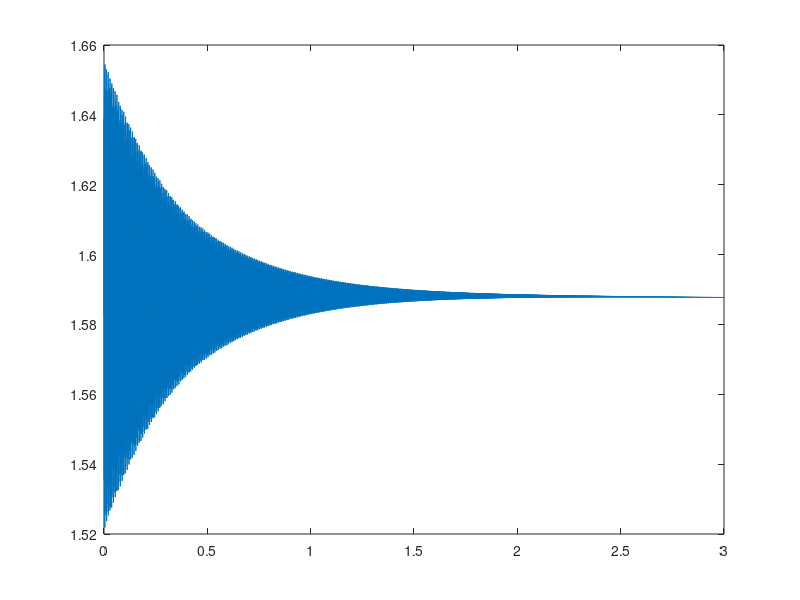
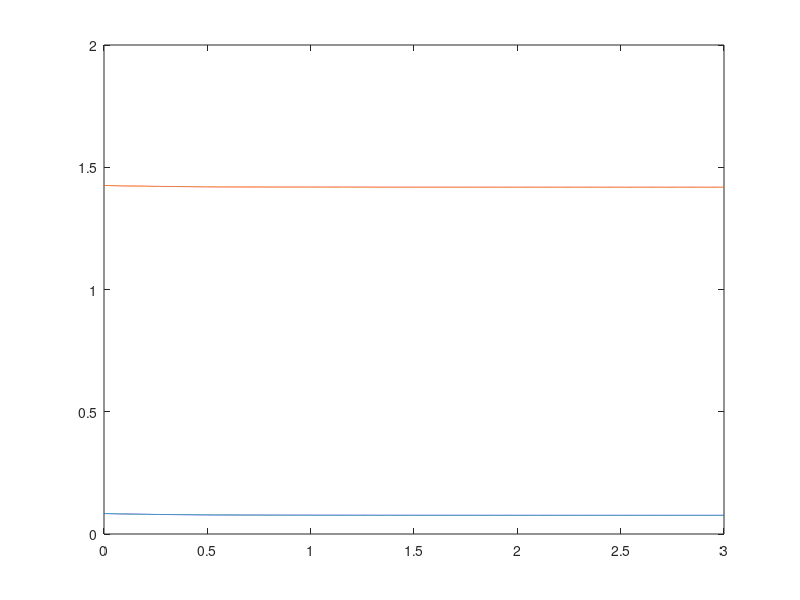
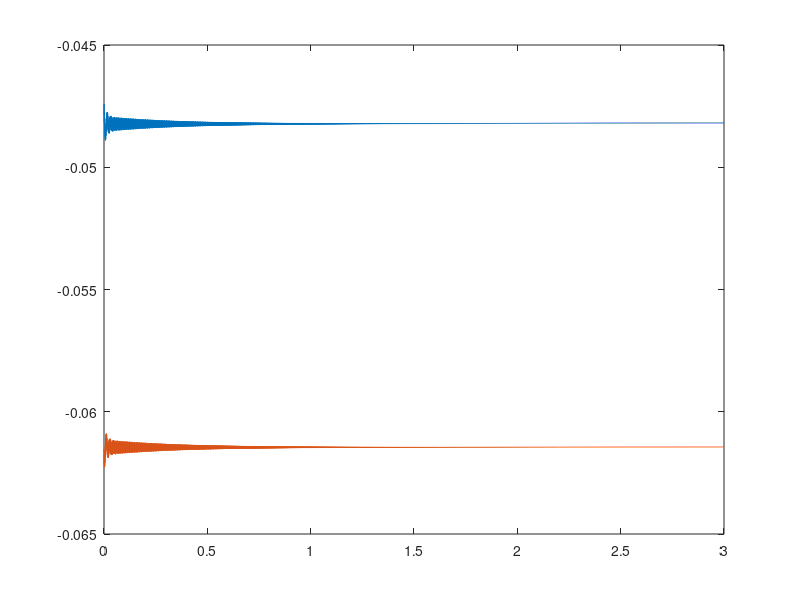

These charts were generated, in order, by the following MATLAB code:
function SimulatePVMoreStates
Rf = 0.0069;
Lf = 0.9425;

Cf = 0.0921;
Cdc = Cf;

Rc = Rf; Lc = Lf;

RL = 3.66815*1.00;
LL = 20;

PPV = 0.875; QPV = 0.5; 
PL = 0.98*PPV; QL = 1.02*QPV;

omega0 = 1; wb = 377;
iPV = 0.9773;
CTL = 0.01;
x0 = randn(17,1);
x0 = [0.0847043
    1.42649
    12006.8
    1.11178
   -1.21282
 -0.0319973
 -0.0546715
    1.09819
   -1.13938
    46.9994
    364.983
 -0.0478067
 -0.0616154];
%    -209.898
%    -1.53414
%    -4947.95
%   -0.127711];
tic
[t,x] = ode45(@RunPVLoad,[0,3],x0);
time = toc

    function dx = RunPVLoad(t,x)
        iFd = x(1);
        iFq = x(2);
        vDC = x(3);
        vOutd = x(4);
        vOutq = x(5);
        iOutd = x(6);
        iOutq = x(7);
        vBD = x(8);
        vBQ = x(9);
        phid = x(10);
        phiq = x(11);
%         gammad = x(12);
%         gammaq = x(13);
        iLD = x(12);
        iLQ = x(13);
%         dVInt = x(14);
%         omegaInt = x(15);
%         PInt = x(16);
%         delta = x(17);
        
        t
        
        delta = 0;
        Ts = [cos(delta) -sin(delta); 
            sin(delta) cos(delta)];
        Tsinv = inv(Ts);
        vLocal = Tsinv*[vBD;vBQ];
        
        vBd = vLocal(1); vBq = vLocal(2);
        iGlobal = Ts*[iOutd;iOutq];
        iOutD = iGlobal(1); iOutQ = iGlobal(2);
        
        P = vBD*iOutD+vBQ*iOutQ;
        Q = vBQ*iOutQ-vBQ*iOutQ;
        
        PL = vBD*iLD+vBQ*iLQ;
        Pdc = vDC*iPV;
        
%         omega = 1;
%         omega_ref = 1-0.2*(P-PL);
%         alpha1 = (omega-omega_ref)+omegaInt;
%         alpha2 = (1.0*P - Pdc)+PInt;
%         alpha_ref = (1*alpha1+ 1*alpha2)/2;
%         
%         Vt = sqrt(vOutd^2 + vOutq^2);
%         Vt_ref = 1.1;
        
%         Vc_ref =( (Vt_ref-Vt)+dVInt+1)*Vt;
        Vc_ref = 1.1; alpha_ref = 0.01;
        vOutd_ref = Vc_ref*cos(alpha_ref);
        vOutq_ref = Vc_ref*sin(alpha_ref);
        
%         Kpc = 0.04; Kic = 0.5;
        Kpv = 400; Kiv = 0.00000001;
%             Kpc = 1; Kic = 1; Kpv = 1; Kiv = 1;
%         vOutd_ref = 1.1; vOutq_ref = 0;
        
%         %Outer Voltage control
%         iFd_ref = iOutd - omega0*Cf*vOutq + Kpv*(vOutd_ref - vOutd) + Kiv*(phid);
%         iFq_ref = iOutq + omega0*Cf*vOutd + Kpv*(vOutq_ref - vOutq) + Kiv*(phiq);
%         % Current control
%         vInd_ref = 0*vOutd-omega0*Lf*iFq + Kpc*(iFd_ref-iFd) + Kic*gammad;
%         vInq_ref = 0*vOutq+omega0*Lf*iFd + Kpc*(iFq_ref-iFq) + Kic*gammaq;
%         
        %Outer Voltage control
        iFd_ref = iOutd - omega0*Cf*vOutq + Kpv*(vOutd_ref - vOutd) + Kiv*(phid);
        iFq_ref = iOutq + omega0*Cf*vOutd + Kpv*(vOutq_ref - vOutq) + Kiv*(phiq);
        % Current control
        vInd_ref = vOutd-omega0*Lf*iFq + Rf/Lf*(iFd_ref);% + Kic*gammad;
        vInq_ref = vOutq+omega0*Lf*iFd + Rf/Lf*(iFq_ref);% + Kic*gammaq;
        

%Physical switches input
        ud = vInd_ref/vDC; uq = vInq_ref/vDC;
        vInd = vDC*ud; vInq = vDC*uq;
%         vInd = vInd_ref; vInq = vInq_ref;
        %PV inverter filter dynamics
        diFddt = -Rf/Lf*(iFd-iFd_ref);%-Rf*iFd/Lf + (vInd - vOutd)/Lf + omega0*iFq;
        diFqdt = -Rf/Lf*(iFd-iFd_ref);%-Rf*iFq/Lf + (vInq - vOutq)/Lf - omega0*iFd;
        dvDCdt = (iPV - (iFd*ud + iFq*uq))/Cdc;% - vDC/(100*Rf);
        
        %Coupling capacitor dynamics
        dvOutddt = Kpv*Cf*(vOutd_ref - vOutd) + Kiv*Cf*(phid);%omega0*vOutq + (iFd-iOutd)/Cf;
        dvOutqdt = Kpv*Cf*(vOutd_ref - vOutd) + Kiv*Cf*(phiq);%-omega0*vOutd + (iFq-iOutq)/Cf;

        %Coupling inductor dynamics
        diOutddt = -Rc*iOutd/Lc + (vOutd-vBd)/Lc + omega0*iOutq;
        diOutqdt = -Rc*iOutq/Lc + (vOutq-vBq)/Lc - omega0*iOutd;
        
        %Integral gain equations
        dphiddt = vOutd_ref-vOutd;
        dphiqdt = vOutq_ref-vOutq;
        
%         dgammaddt = iFd_ref - iFd;
%         dgammaqdt = iFq_ref - iFq;
        %Transmission line bus dynamics
        dvBDdt = omega0*vBQ + (iOutD-iLD)/CTL;
        dvBQdt = -omega0*vBD + (iOutQ-iLQ)/CTL;

%         RL = PL*vT2/(PL^2 + QL^2); LL = QL*vT2/(PL^2 + QL^2);
        diLDdt = -RL*iLD/LL + vBD/LL + omega0*iLQ;
        diLQdt = -RL*iLQ/LL + vBQ/LL - omega0*iLD;
        
%         dVIntdt = Vt-Vt_ref;
%         domegaIntdt = omega-omega_ref;
%         dPIntdt = P-Pdc;
%         ddeltadt = omega-omega_ref;
        
        dx = wb*[diFddt; diFqdt;dvDCdt;dvOutddt;dvOutqdt;...
        diOutddt; diOutqdt; dvBDdt; dvBQdt; dphiddt; dphiqdt;...
        ...%dgammaddt; dgammaqdt; 
        diLDdt; diLQdt];%dVIntdt;...
%         domegaIntdt; dPIntdt; ddeltadt];
        
    end

        iFd = x(:,1);
        iFq = x(:,2);
        vDC = x(:,3);
        vOutd = x(:,4);
        vOutq = x(:,5);
        iOutd = x(:,6);
        iOutq = x(:,7);
        vBD = x(:,8);
        vBQ = x(:,9);
        phid = x(:,10);
        phiq = x(:,11);
        iLD = x(:,12);
        iLQ = x(:,13);
                
save('PVLoad.mat')
V = sqrt(vBD.^2+vBQ.^2);
figure(1)
plot(t,V)

figure(2)
plot(t,iFd,t,iFq)

figure(3)
plot(t,iLD,t,iLQ)
end
